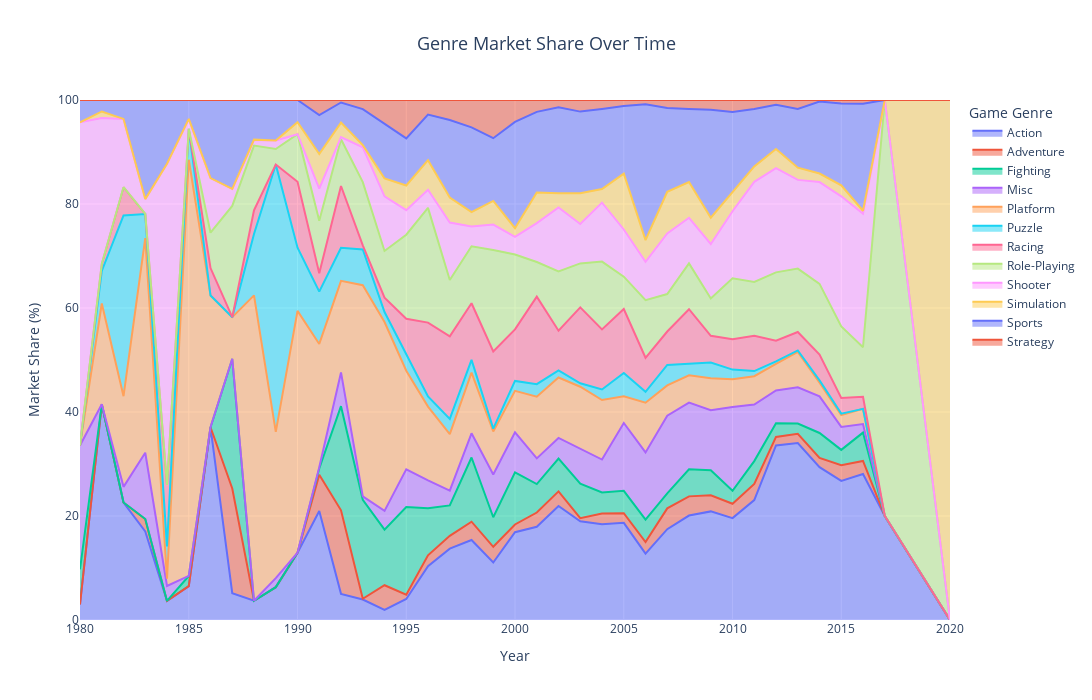

Notebook code for this chart:
### Code cell
# Calculate the total global sales for each year
#genreYearlySales = df.groupby(['Year', 'Genre'])['Global_Sales'].sum().reset_index()
pivotSales = genreYearlySales.pivot_table(
    index='Year',      # Rows will be Years
    columns='Genre',   # Columns will be Genres
    values='Global_Sales' # Values will be Global_Sales
)

# Fill the NaNs in the pivot table with 0
pivotSalesFilled = pivotSales.fillna(0)

# Stack the DataFrame back to long format (Year, Genre, Global_Sales)
# This converts the pivoted table back into the format needed for Plotly,
# now explicitly including all (Year, Genre) combinations with 0 sales where applicable.
genreYearlySalesComplete = pivotSalesFilled.stack().reset_index(name='Global_Sales')

# Calculate the total global sales for each year
totalYearlySales = genreYearlySalesComplete.groupby('Year')['Global_Sales'].sum().reset_index()
totalYearlySales.rename(columns={'Global_Sales': 'Yearly_Total_Sales'}, inplace=True)

# Merge the total yearly sales back to calculate market share for each genre
genreMarketShare = pd.merge(genreYearlySalesComplete, totalYearlySales, on='Year')

# Calculate Market_Share. Handle potential division by zero.
genreMarketShare['Market_Share'] = (
    genreMarketShare['Global_Sales'] / genreMarketShare['Yearly_Total_Sales'].replace(0, pd.NA)
) * 100

# Fill any remaining NaN Market_Share (from original NaNs or division by zero) with 0.
genreMarketShare['Market_Share'] = genreMarketShare['Market_Share'].fillna(0)

# Create the Stacked Area Chart using Plotly Express
fig = px.area(genreMarketShare,
              x='Year',
              y='Market_Share',
              color='Genre',
              title='Genre Market Share Over Time',
              labels={'Market_Share': 'Market Share (%)', 'Year': 'Year'},
              hover_data={
                  'Global_Sales': True,  # Show raw total sales for that genre/year
                  'Market_Share': True,  # Show formatted market share percentage
                  'Genre': True  # Show genre in hover
              }
             )

fig.update_traces(
    hovertemplate="<br>".join([
        "Genre: %{customdata[1]}",
        "Global Sales (this genre): %{customdata[0]:,.1f}M", # Global_Sales remains customdata[0]
        "Market Share: %{y:.2f}%",    # Use %{y} directly with formatting ***
        "<extra></extra>"
    ])
)

# Update layout for better interactivity and presentation
fig.update_layout(
    hovermode="x unified", # This makes hovering over a year show values for all genres in that year
    yaxis_range=[0, 100], # Ensure Y-axis is from 0 to 100 for market share percentages
    xaxis_title='Year',
    yaxis_title='Market Share (%)',
    font=dict(size=12),
    title_font_size=18,
    legend_title_text='Game Genre',
    height=700,
    width=1400,
    hoverlabel=dict(
        bgcolor="white",
        font_size=9,
        font_family="Arial"
    ),
    title_x=0.5,  # Center the title
)
fig.update_yaxes(rangemode="tozero") # Ensures y-axis starts at zero for proportions (even though range is set)

fig.show()
